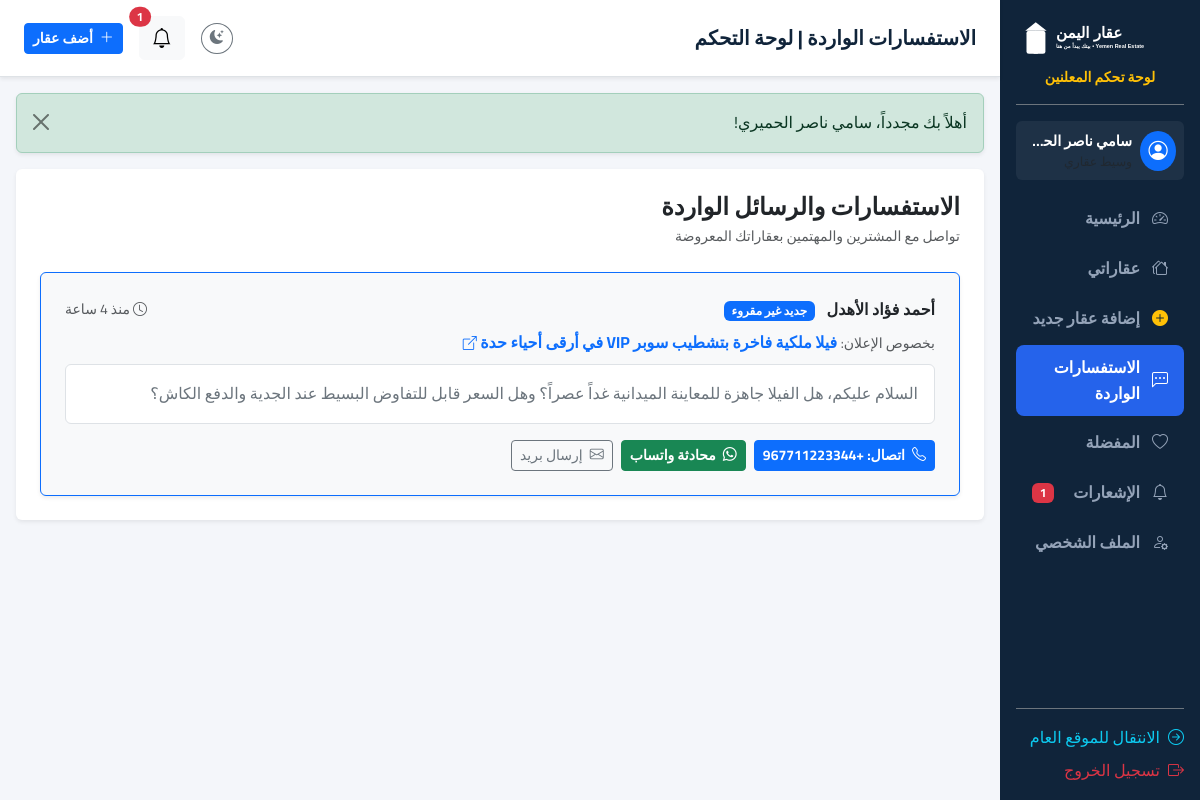
The page /dashboard/inquiries (signed in) on the database its author committed.
### tables this page shows
CREATE TABLE `inquiries` (
    `id` INT UNSIGNED AUTO_INCREMENT PRIMARY KEY,
    `property_id` INT UNSIGNED NOT NULL,
    `sender_id` INT UNSIGNED NULL,
    `sender_name` VARCHAR(150) NOT NULL,
    `sender_phone` VARCHAR(50) NOT NULL,
    `sender_email` VARCHAR(150) NULL,
    `message` TEXT NOT NULL,
    `is_read` TINYINT(1) NOT NULL DEFAULT 0,
    `reply` TEXT NULL,
    `replied_at` TIMESTAMP NULL,
    `created_at` TIMESTAMP DEFAULT CURRENT_TIMESTAMP,
    FOREIGN KEY (`property_id`) REFERENCES `properties`(`id`) ON DELETE CASCADE,
    FOREIGN KEY (`sender_id`) REFERENCES `users`(`id`) ON DELETE SET NULL,
    INDEX `idx_inq_property` (`property_id`)
);

CREATE TABLE `properties` (
    `id` INT UNSIGNED AUTO_INCREMENT PRIMARY KEY,
    `user_id` INT UNSIGNED NOT NULL,
    `office_id` INT UNSIGNED NULL,
    `title` VARCHAR(255) NOT NULL,
    `slug` VARCHAR(255) NOT NULL UNIQUE,
    `description` MEDIUMTEXT NOT NULL,
    `purpose` ENUM('sale', 'rent') NOT NULL DEFAULT 'sale',
    `category_id` INT UNSIGNED NOT NULL,
    `governorate_id` INT UNSIGNED NOT NULL,
    `district_id` INT UNSIGNED NOT NULL,
    `area_id` INT UNSIGNED NULL,
    `address_details` VARCHAR(255) NULL,
    `price` DECIMAL(14, 2) NOT NULL,
    `currency` ENUM('YER', 'USD', 'SAR') NOT NULL DEFAULT 'YER',
    `price_type` ENUM('total', 'per_month', 'per_year', 'per_labna', 'per_meter') NOT NULL DEFAULT 'total',
    `is_negotiable` TINYINT(1) NOT NULL DEFAULT 1,
    `area_size` DECIMAL(10, 2) NOT NULL,
    `area_unit` ENUM('sqm', 'labna', 'qasaba') NOT NULL DEFAULT 'sqm',
    `bedrooms` SMALLINT UNSIGNED NULL DEFAULT 0,
    `bathrooms` SMALLINT UNSIGNED NULL DEFAULT 0,
    `living_rooms` SMALLINT UNSIGNED NULL DEFAULT 0,
    `floors` SMALLINT UNSIGNED NULL DEFAULT 1,
    `floor_number` SMALLINT NULL DEFAULT 0,
    `building_year` SMALLINT UNSIGNED NULL,
    `direction` VARCHAR(50) NULL,
    `latitude` DECIMAL(10, 8) NULL,
    `longitude` DECIMAL(11, 8) NULL,
    `status` ENUM('pending', 'approved', 'rejected', 'revision_required', 'reserved', 'sold', 'rented', 'suspended', 'archived') NOT NULL DEFAULT 'pending',
    `rejection_reason` TEXT NULL,
    `is_featured` TINYINT(1) NOT NULL DEFAULT 0,
    `views_count` INT UNSIGNED NOT NULL DEFAULT 0,
    `inquiries_count` INT UNSIGNED NOT NULL DEFAULT 0,
    `last_confirmed_at` TIMESTAMP NULL,
    `published_at` TIMESTAMP NULL,
    `created_at` TIMESTAMP DEFAULT CURRENT_TIMESTAMP,
    `updated_at` TIMESTAMP DEFAULT CURRENT_TIMESTAMP ON UPDATE CURRENT_TIMESTAMP,
    FOREIGN KEY (`user_id`) REFERENCES `users`(`id`) ON DELETE CASCADE,
    FOREIGN KEY (`office_id`) REFERENCES `offices`(`id`) ON DELETE SET NULL,
    FOREIGN KEY (`category_id`) REFERENCES `property_categories`(`id`),
    FOREIGN KEY (`governorate_id`) REFERENCES `governorates`(`id`),
    FOREIGN KEY (`district_id`) REFERENCES `districts`(`id`),
    FOREIGN KEY (`area_id`) REFERENCES `areas`(`id`) ON DELETE SET NULL,
    INDEX `idx_prop_search` (`purpose`, `governorate_id`, `district_id`, `category_id`, `status`),
    INDEX `idx_prop_price` (`price`, `currency`),
    INDEX `idx_prop_status` (`status`)
);

### app/Controllers/DashboardController.php (called while the page is built, shortened)
<?php
class DashboardController
{
    public function inquiries(): void
    {
        $userId = Session::userId();
        $inquiries = Inquiry::getForUser($userId);
        View::render('dashboard.inquiries.index', [
            'title' => 'الاستفسارات الواردة | لوحة التحكم',
            'inquiries' => $inquiries
        ], 'dashboard');
    }
}

### public/index.php (called while the page is built, shortened)
<?php
spl_autoload_register(function ($class) {
    $prefix = 'App\\';
    $base_dir = dirname(__DIR__) . '/app/';
    $len = strlen($prefix);
    $relative_class = substr($class, $len);
    $file = $base_dir . str_replace('\\', '/', $relative_class) . '.php';
});
require_once dirname(__DIR__) . '/routes/web.php';
$uri = $_SERVER['REQUEST_URI'] ?? '/';
$method = $_SERVER['REQUEST_METHOD'] ?? 'GET';
Router::dispatch($uri, $method);

### app/Helpers/Session.php (called while the page is built, shortened)
<?php
class Session
{
    public static function user(): ?array
    {
        return $_SESSION['auth_user'] ?? null;
    }
    public static function userId(): ?int
    {
        $user = self::user();
        return $user['id'] ?? null;
    }
}

### app/Config/App.php (called while the page is built, shortened)
<?php
class App
{
    private static array $env = [];
    public static function env(string $key, mixed $default = null): mixed
    {
        return self::$env[$key] ?? $_ENV[$key] ?? getenv($key) ?: $default;
    }
    public static function baseUrl(string $path = ''): string
    {
        $protocol = (!empty($_SERVER['HTTPS']) && $_SERVER['HTTPS'] !== 'off') ? 'https://' : 'http://';
        $host = $_SERVER['HTTP_HOST'] ?? 'localhost';
        $scriptName = $_SERVER['SCRIPT_NAME'] ?? '';
        $baseFolder = rtrim(str_replace('\\', '/', dirname($scriptName)), '/');
        $base = $protocol . $host . $baseFolder;
        $path = ltrim($path, '/');
        return $path === '' ? $base : $base . '/' . $path;
    }
}

### app/Config/Database.php (called while the page is built, shortened)
<?php
class Database
{
    private static ?PDO $instance = null;
    public static function connect(): PDO
    {
        if (self::$instance === null) {
            $host = App::env('DB_HOST', '127.0.0.1');
            $port = App::env('DB_PORT', '3306');
            $dbname = App::env('DB_NAME', 'yemen_real_estate');
            $user = App::env('DB_USER', 'root');
            $pass = App::env('DB_PASS', '');
            $dsn = "mysql:host={$host};port={$port};dbname={$dbname};charset=utf8mb4";
            $options = [
                PDO::ATTR_ERRMODE => PDO::ERRMODE_EXCEPTION,
                PDO::ATTR_DEFAULT_FETCH_MODE => PDO::FETCH_ASSOC,
                PDO::ATTR_EMULATE_PREPARES => false,
                PDO::MYSQL_ATTR_INIT_COMMAND => "SET NAMES utf8mb4 COLLATE utf8mb4_unicode_ci"
            ];
            try {
                self::$instance = new PDO($dsn, $user, $pass, $options);
            } catch (PDOException $e) {
                error_log("Database Connection Error: " . $e->getMessage());
                if (App::env('APP_DEBUG', 'false') === 'true') {
                    die("خطأ في الاتصال بقاعدة البيانات: " . htmlspecialchars($e->getMessage()));
                } else {
                    die("نعتذر، حدث خطأ أثناء الاتصال بقاعدة البيانات. يرجى المحاولة لاحقاً.");
                }
            }
        }
        return self::$instance;
    }
}

### app/Models/Model.php (called while the page is built, shortened)
<?php
abstract class Model
{
    public static function db(): PDO
    {
        return Database::connect();
    }
}

### app/Models/Inquiry.php (called while the page is built, shortened)
<?php
class Inquiry extends Model
{
    public static function getForUser(int $userId): array
    {
        $sql = "SELECT i.*, p.title as property_title, p.slug as property_slug,
                       (SELECT image_path FROM property_images pi WHERE pi.property_id = p.id ORDER BY pi.is_primary DESC LIMIT 1) as property_image
                FROM inquiries i
                JOIN properties p ON i.property_id = p.id
                WHERE p.user_id = :uid
                ORDER BY i.id DESC";
        $stmt = self::db()->prepare($sql);
        $stmt->execute([':uid' => $userId]);
        return $stmt->fetchAll();
    }
}

### resources/views/dashboard/inquiries/index.php (the view, shortened to what this page needs)
<div class="card border-0 shadow-sm p-4">
    <div class="d-flex justify-content-between align-items-center mb-4">
        <div>
            <h4 class="fw-bold mb-1">الاستفسارات والرسائل الواردة</h4>
            <div class="text-muted small">تواصل مع المشترين والمهتمين بعقاراتك المعروضة</div>
        </div>
    </div>
    <?php if (!empty($inquiries)): ?>
        <div class="d-flex flex-column gap-3">
            <?php foreach ($inquiries as $inq): ?>
                <div class="p-4 rounded border <?= $inq['is_read'] ? 'bg-white' : 'bg-light border-primary' ?> shadow-sm">
                    <div class="d-flex flex-wrap justify-content-between align-items-center gap-2 mb-2">
                        <div>
                            <span class="fw-bold fs-6 text-navy"><?= htmlspecialchars($inq['sender_name']) ?></span>
                            <?php if (!$inq['is_read']): ?>
                                <span class="badge bg-primary ms-2 small">جديد غير مقروء</span>
                            <?php endif; ?>
                        </div>
                        <div class="text-muted small">
                            <i class="bi bi-clock"></i> <?= View::timeAgo($inq['created_at']) ?>
                        </div>
                    </div>
                    <div class="mb-2">
                        <span class="text-muted small">بخصوص الإعلان:</span>
                        <a href="<?= App::baseUrl('property/' . $inq['property_id']) ?>" class="fw-bold text-decoration-none text-primary" target="_blank">
                            <?= htmlspecialchars($inq['property_title']) ?> <i class="bi bi-box-arrow-up-right small"></i>
                        </a>
                    </div>
                    <div class="p-3 rounded bg-white border text-secondary mb-3" style="line-height: 1.6;">
                        <?= nl2br(htmlspecialchars($inq['message'])) ?>
                    </div>
                    <div class="d-flex flex-wrap gap-2 align-items-center">
                        <a href="tel:<?= htmlspecialchars($inq['sender_phone']) ?>" class="btn btn-sm btn-primary fw-bold">
                            <i class="bi bi-telephone me-1"></i> اتصال: <?= htmlspecialchars($inq['sender_phone']) ?>
                        </a>
                        <?php
                            $cleanPhone = preg_replace('/[^0-9]/', '', $inq['sender_phone']);
                            $waText = urlencode("مرحباً أخي العزيز، بخصوص استفسارك في منصة عقار اليمن حول: " . $inq['property_title']);
                        ?>
                        <a href="https://wa.me/<?= $cleanPhone ?>?text=<?= $waText ?>" target="_blank" class="btn btn-sm btn-success fw-bold">
                            <i class="bi bi-whatsapp me-1"></i> محادثة واتساب
                        </a>
                        <?php if (!empty($inq['sender_email'])): ?>
                            <a href="mailto:<?= htmlspecialchars($inq['sender_email']) ?>" class="btn btn-sm btn-outline-secondary">
                                <i class="bi bi-envelope me-1"></i> إرسال بريد
                            </a>
                        <?php endif; ?>
                    </div>
                </div>
            <?php endforeach; ?>
        </div>
    <?php endif; ?>
</div>

### routes/web.php (shortened to what this page needs)
<?php
class Router
{
    private static array $routes = [];
    public static function get(string $path, array $handler, array $middlewares = []): void
    {
        self::$routes['GET'][$path] = ['handler' => $handler, 'middlewares' => $middlewares];
    }
    public static function post(string $path, array $handler, array $middlewares = []): void
    {
        if (!in_array(CsrfMiddleware::class, $middlewares, true)) {
            array_unshift($middlewares, CsrfMiddleware::class);
        }
        self::$routes['POST'][$path] = ['handler' => $handler, 'middlewares' => $middlewares];
    }
    public static function dispatch(string $uri, string $method): void
    {
        $path = parse_url($uri, PHP_URL_PATH);
        $path = '/' . trim($path, '/');
        $routesForMethod = self::$routes[$method] ?? [];
        foreach ($routesForMethod as $routePattern => $routeInfo) {
            $regex = preg_replace('/\{([a-zA-Z0-9_]+)\}/', '(?P<$1>[^/]+)', $routePattern);
            $regex = '#^' . $regex . '$#u';
            if (preg_match($regex, $path, $matches)) {
                $params = array_filter($matches, 'is_string', ARRAY_FILTER_USE_KEY);
                [$controllerClass, $action] = $routeInfo['handler'];
                $controller = new $controllerClass();
                call_user_func_array([$controller, $action], $params);
                return;
            }
        }
    }
}

### public/assets/css/custom.css (style rules this page uses)
:root { --navy-dark: #10243A; --navy-light: #1A3450; --blue-primary: #2563EB; --blue-hover: #1D4ED8; --blue-light: #EAF2FF; --gold: #C8A96B; --gold-light: #F7F3E9; --white: #FFFFFF; --gray-bg: #F4F6FA; --gray-border: #E2E8F0; --gray-text: #64748B; --gray-dark: #334155; --success: #10B981; --danger: #EF4444; --warning: #F59E0B; --info: #06B6D4; --card-shadow: 0 4px 20px -2px rgba(16, 36, 58, 0.08); --card-hover-shadow: 0 12px 30px -4px rgba(16, 36, 58, 0.16); --radius-sm: 8px; --radius-md: 14px; --radius-lg: 20px; --transition: all 0.25s ease-in-out; }
body { font-family: 'Cairo', 'Tajawal', sans-serif; background-color: var(--gray-bg); color: var(--navy-dark); direction: rtl; text-align: right; line-height: 1.6; overflow-x: hidden; }
h1, h2, h3, h4, h5, h6 { font-weight: 700; color: inherit; }

### rows shown on the page
inquiries: sender_name "أحمد فؤاد الأهدل", is_read "جديد غير مقروء", created_at "منذ 4 ساعة", property.title "فيلا ملكية فاخرة بتشطيب سوبر VIP في أرقى أحياء حدة", message "السلام عليكم، هل الفيلا جاهزة للمعاينة الميدانية غداً عصراً؟ وهل السعر قابل للتفاوض البسيط عند الجدية والدفع الكاش؟", sender_phone "+967711223344"

### other values the page prints
$unreadNotifications "1"
Session::getFlash($msgType) "أهلاً بك مجدداً، سامي ناصر الحميري!"
